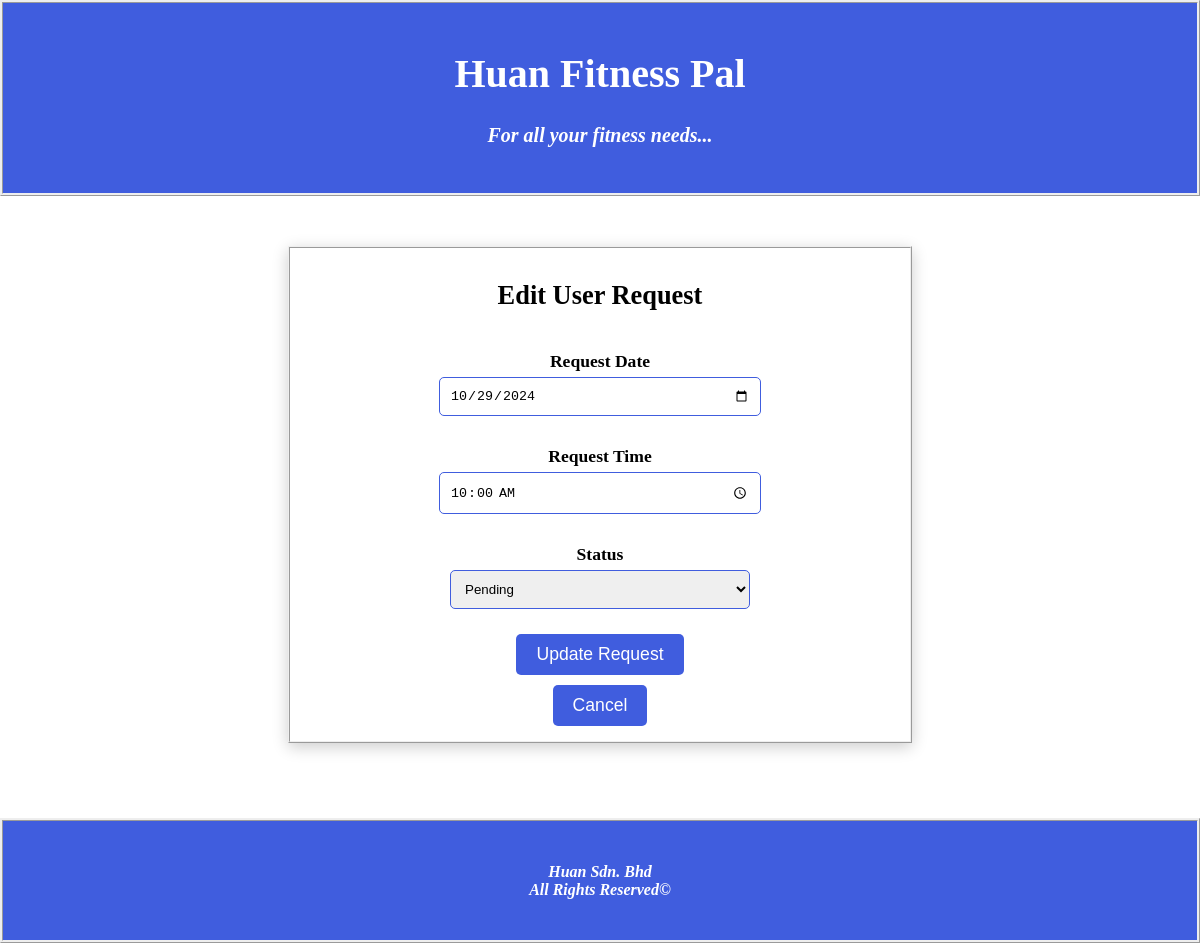
/edit.php?id=user1@example.com, run on the app's committed database.
### tables this page shows
CREATE TABLE `appointment` (
  `name` varchar(225) NOT NULL,
  `email` varchar(225) NOT NULL,
  `app_date` date NOT NULL,
  `app_time` time NOT NULL,
  `status` varchar(225) NOT NULL
);

### edit.php (the view, shortened to what this page needs)
<?php
include("database.php");
if (isset($_GET['id'])) {
    $email = mysqli_real_escape_string($conn, $_GET['id']);
    $sql = "SELECT * FROM appointment WHERE email = '$email'";
    $result = mysqli_query($conn, $sql);
    if ($result && mysqli_num_rows($result) > 0) {
        $row = mysqli_fetch_assoc($result);
    } else {
        die("Record not found.");
    }
} else {
    die("No email provided.");
}
?>
<!DOCTYPE html>
<html lang="en">
<head>
</head>
<body>
<header>
    <h1 style="font-size: 40px">Huan Fitness Pal</h1>
    <h4 style="font-size: 20px"><i>For all your fitness needs...</i></h4>
</header>
<div class="urequest-panel">
    <h2>Edit User Request</h2>
    <form action="<?php echo $_SERVER['PHP_SELF'] . "?id=" . urlencode($email); ?>" method="POST">
        <label for="requestdate">Request Date</label>
        <input type="date" id="requestdate" name="requestdate" value="<?php echo htmlspecialchars($row['app_date']); ?>" required>
        <label for="requesttime">Request Time</label>
        <input type="time" id="requesttime" name="requesttime" value="<?php echo htmlspecialchars($row['app_time']); ?>" required>
        <label for="status">Status</label>
        <select id="status" name="status" required>
            <option value="Pending" <?php echo $row['status'] === 'Pending' ? 'selected' : ''; ?>>Pending</option>
        </select>
        <button type="submit">Update Request</button>
        <button type="button" class="cancel-button" onclick="window.location.href='admin.php';">Cancel</button>
    </form>
</div>
<footer>
    <h4>
    <i>Huan Sdn. Bhd</i><br>
    <i>All Rights Reserved&copy</i>
    </h4>
</footer>
</body>
</html>

### edit.php (style rules this page uses)
body { background-image: url('https://st4.depositphotos.com/1022135/25748/i/450/depositphotos_257486682-stock-photo-group-young-people-sportswear-talking.jpg'); background-size: cover; margin: 0; padding-bottom: 150px; }
header { right: 0; left: 0; text-align: center; color: white; background: #405dde; border-style: ridge; margin: 0; padding-top: 20px; padding-bottom: 20px; }
.urequest-panel { width: 80%; max-width: 600px; background: rgba(255, 255, 255, 0.9); color: black; text-align: center; margin: 50px auto; padding: 10px; font-size: 1.1em; border-style: ridge; border-width: 2px; box-shadow: 0 4px 15px rgba(0, 0, 0, 0.2); }
.urequest-panel h2 { margin-bottom: 30px; }
form { display: flex; flex-direction: column; align-items: center; }
label { margin: 10px 0 5px; font-weight: bold; }
input[type="text"], input[type="date"], input[type="time"], select { width: 90%; max-width: 300px; padding: 10px; margin-bottom: 20px; border: 1px solid #405dde; border-radius: 5px; }
button { padding: 10px 20px; background-color: #405dde; color: white; border: none; border-radius: 5px; cursor: pointer; font-size: 1em; margin: 5px; }
footer { text-align: center; color: white; background: #405dde; border-style: ridge; padding-top: 20px; padding-bottom: 20px; position: fixed; bottom: 0; left: 0; right: 0; z-index: 10; }

### data on the page
appointment: requestdate "10/29/2024", requesttime "10:00:00", status "Pending"
